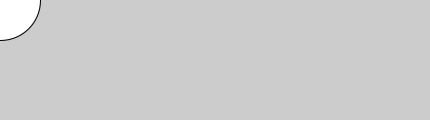
Frame 1 (no input)
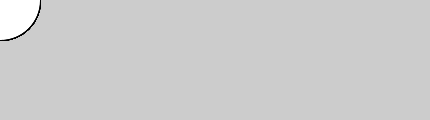
Frame 60 (the mouse pressed at the canvas centre just before this capture)
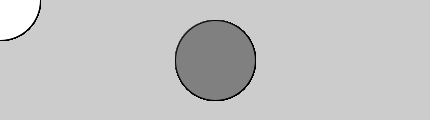
Frame 120 (the mouse held since frame 60 and released just before this capture)

The Processing sketch that drew these frames (run headless with seeded random() and noise(); from frame 60 on, the mouse is pressed at the canvas centre):

// Processing sketch: processing_71721
// ── processing_71721.pde

void setup(){
   size(430,120);
}

void draw(){
  if(mousePressed){
    fill(128);
  }else{
    fill(255);
  }
  ellipse(mouseX,mouseY,80,80);
}
